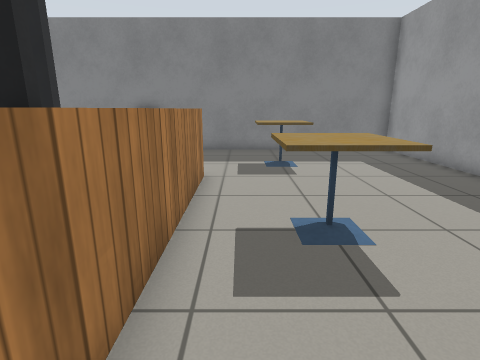
[1] (above)

18 first-person views from a walk through a Gazebo world. The camera is 1 m above the floor, tilts 14° down and sees 80° across. The floor is counted in squares, 0.5 m on a side. Each view is taken from the middle of a square. On the plan, view 1 faces up. The plan holds only what a view shows up to about 17 squares ahead; the rest is blank. Simple patterns stand in for the simulator's built-in surfaces.

[2]
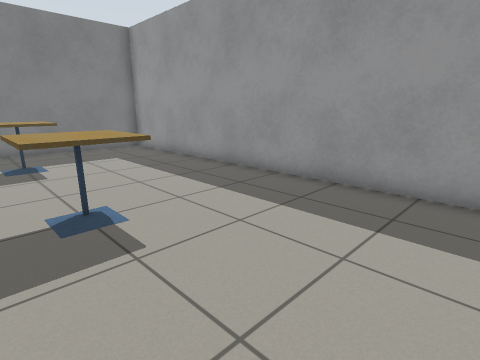

[3]
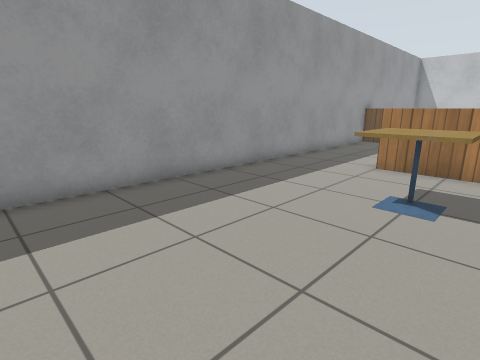

[4]
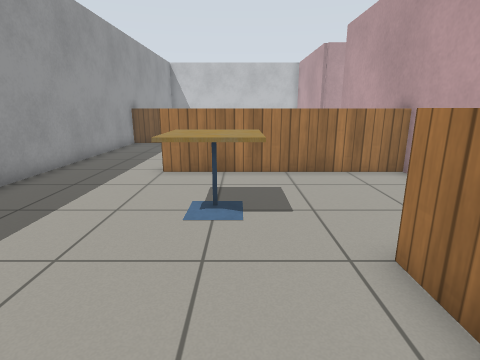

[5]
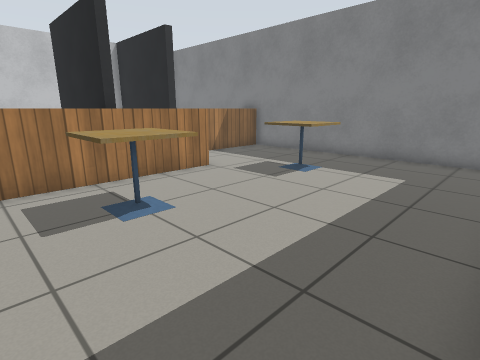

[6]
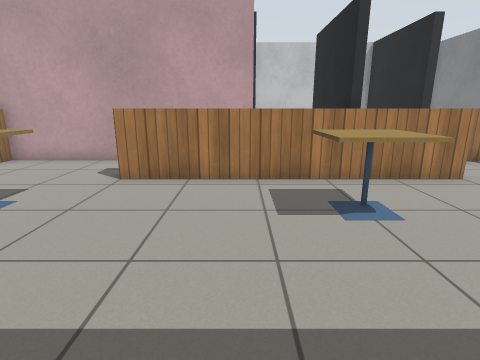

[7]
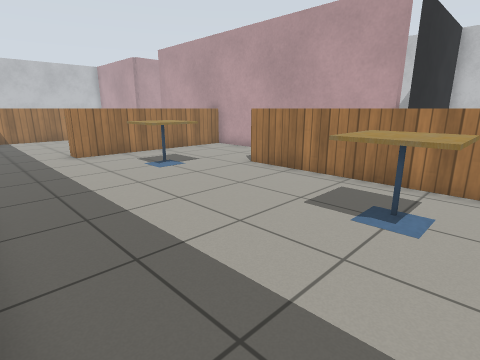

[8]
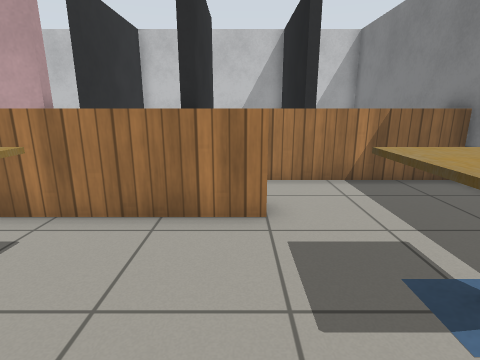

[9]
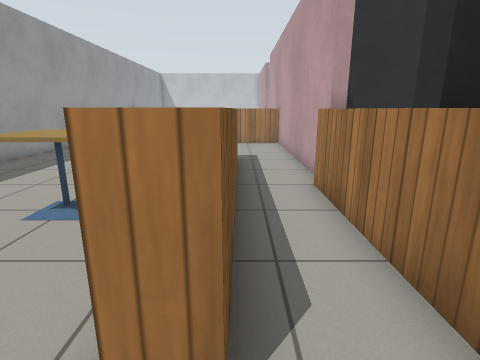

[10]
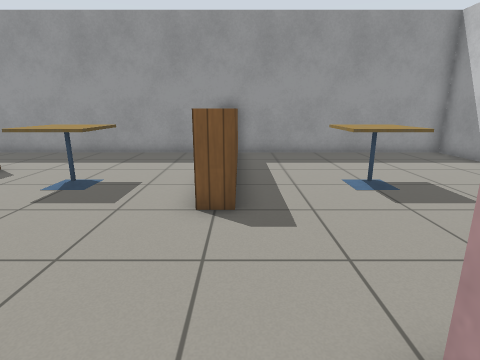

[11]
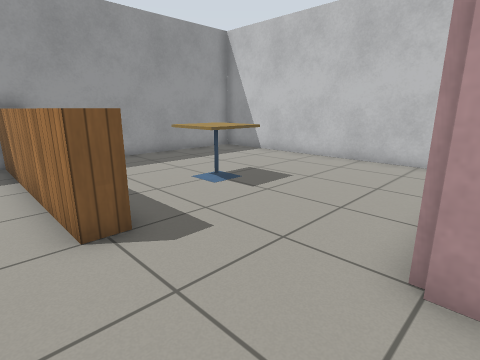

[12]
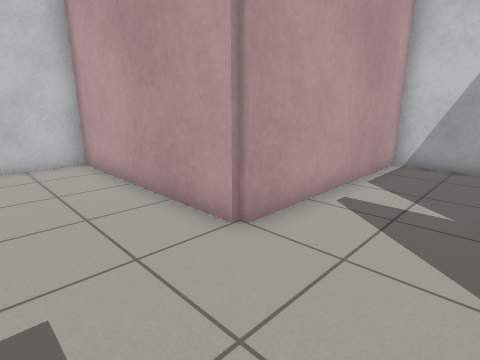

[13]
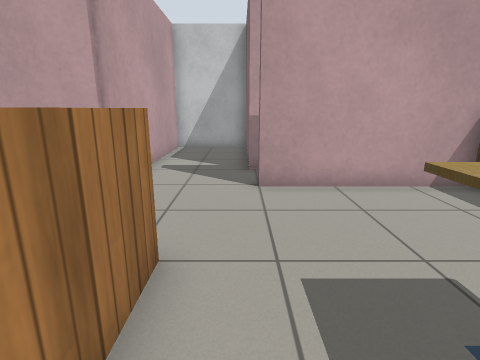

[14]
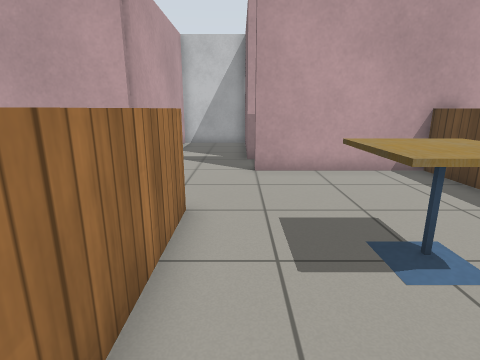

[15]
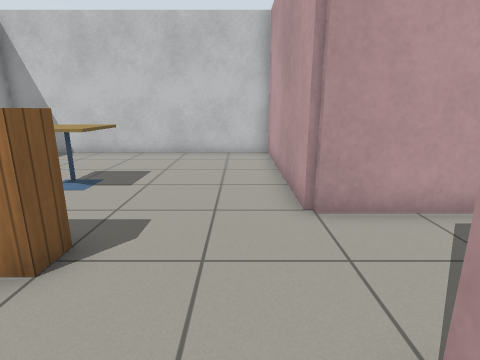

[16]
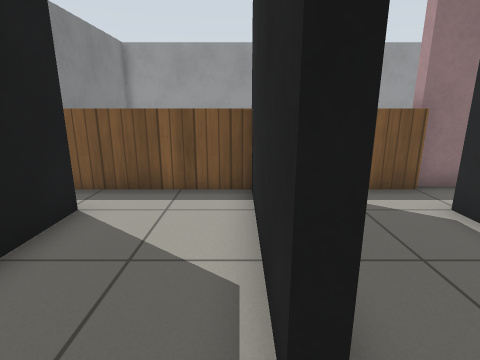

[17]
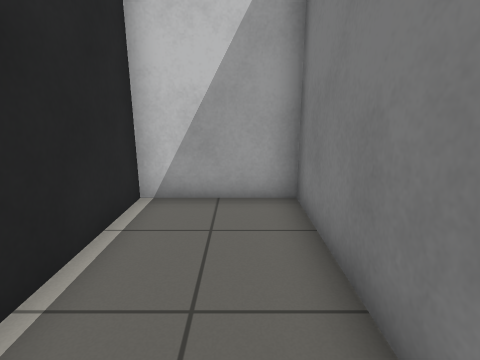

[18]
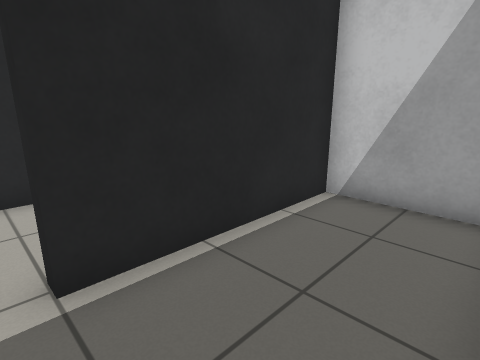

### Floor plan
Points are (right, up) in squares from view 1. A wall is a line through its corners. A room is listed if a view was taken in it or the views show most of it. See-through windows are left out.
Room 1 (views 1, 2, 3, 4, 5, 6, 7, 8, 9)
walls: (7.3, -6.6) (7.3, 14.3) (-4.6, 14.3)
low walls: (-1.9, 8.5) (-1.1, 8.5) (-1.1, -1.5); (-4, 14.4) (-4, 8.4); (-0.5, -7.1) (3.5, -7.1)
ways out: opening at (5.5, -7.5) to room 3; opening at (-3, 8) to room 6; opening at (-1.5, -4) to room 6
objects: cafe table (1, -4) to (2, -3); cafe table (1, 4) to (2, 5); cafe table (1, 10) to (2, 11)
Room 2 (views 10, 11)
walls: (-6.5, -13.2) (-6.5, -13.7) (-12.3, -13.7) (-12.3, -17.3) (-4.3, -17.3); (-4.3, -13.5) (-4.8, -13.5)
ways out: opening at (-5, -15.5) to room 3; opening at (-6, -14)
Room 3 (views 12, 13, 14, 15)
walls: (-4.3, -17.3) (-4.3, -25.3) (7.3, -25.3) (7.3, -6.6); (-4.3, -7.5) (-4.3, -13.5)
low walls: (1.8, -15.9) (-0.5, -15.9) (-0.5, -15.1) (7.4, -15.1); (4.5, -15.9) (3.9, -15.9); (-2, -7.9) (-4.4, -7.9); (3.5, -7.1) (3.5, -8)
ways out: opening at (5.5, -7.5) to room 1; opening at (-5, -15.5) to room 2
objects: cafe table (1, -20) to (2, -19); cafe table (1, -12) to (2, -11)
Room 4 (view 16)
walls: (-10.5, 6.3) (-10.5, 6.7) (-4.5, 6.7); (-6.5, 10.7) (-6.5, 10.3) (-12.3, 10.3) (-12.3, 6.4)
low walls: (-5, 6.6) (-5, 11.2)
ways out: opening at (-6, 10) to room 5
Room 5 (views 17, 18)
walls: (-4.6, 14.3) (-12.3, 14.3) (-12.3, 10.7) (-6.5, 10.7)
ways out: opening at (-6, 10) to room 4
Room 6 (no view inside)
walls: (-4.3, 2.5) (-4.3, -7.5); (-4.5, 6.7) (-4.5, 6.3)
low walls: (-1.9, -0.5) (-1.9, 0.1); (-1.9, 2.2) (-1.9, 8.5); (-4.4, -7.1) (-0.5, -7.1); (-4, 8.4) (-4, 2.5)
ways out: opening at (-3, 8) to room 1; opening at (-1.5, -4) to room 1

Positions as (right, up) in squares from view 1, and headings:
1: (0, 0), facing up
2: (0, -1), facing up-right
3: (0, 3), facing down-right
4: (1, 2), facing down
5: (7, 2), facing up-left
6: (7, 2), facing left
7: (7, 6), facing down-left
8: (4, 8), facing left
9: (-2, 10), facing down
10: (-6, -16), facing right
11: (-5, -14), facing down-right
12: (-1, -14), facing down-left
13: (3, -14), facing left
14: (5, -14), facing left
15: (-3, -12), facing down
16: (-12, 7), facing right
17: (-6, 13), facing left
18: (-6, 14), facing down-left
